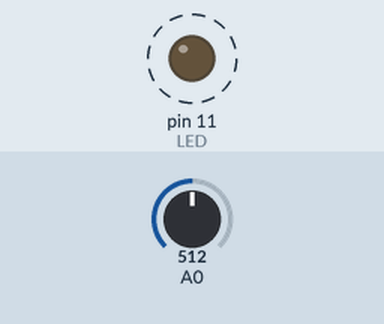
Simulated run of this sketch. Board: Arduino Uno, built with avr-gcc and run on an emulated ATmega328P. On the bench: output pins drawn as LEDs (lit = HIGH). Dashed ring = blinking. The test bench sets the inputs (shaded band); at power-on: A0 = 512.

Above: at 1.8 s.
1.9 s: A0 set to 0
At 3.0 s:
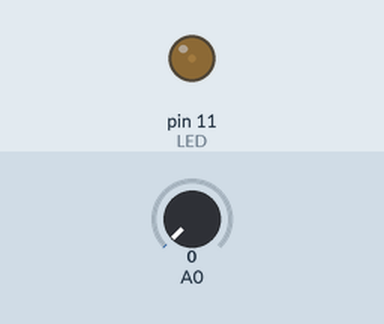
3.6 s: A0 set to 122
At 3.9 s:
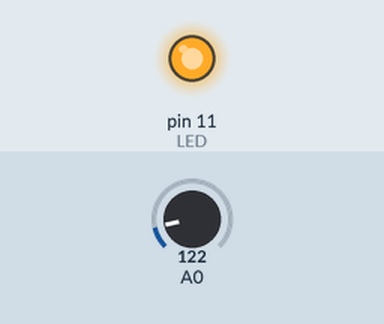
Timing chart, 0 to 13.1 s (numbered marks = the images above; inputs shaded):
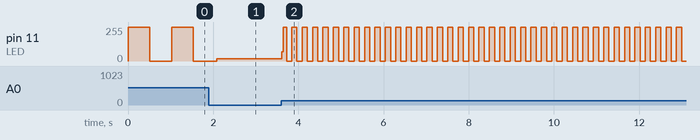

Measured:
- after the input at 3.6 s, pin 11 (LED): 18/255 → 69/255 at once, then moves between 0/255 and 255/255, repeating every 0.24 s
- by itself, pin 11 (LED): alternates 255/255 for 0.51 s and 0/255 for 0.51 s

The sketch:

PC_Lab2.ino
```cpp
int LED=11;
int Dial;

void setup() {
  pinMode(LED, OUTPUT);
  pinMode(Dial, INPUT);
}

void loop() {
  Dial=analogRead(A0);
  digitalWrite(LED,HIGH);
  delay(Dial);
  digitalWrite(LED,LOW);
  delay(Dial);
}
```
